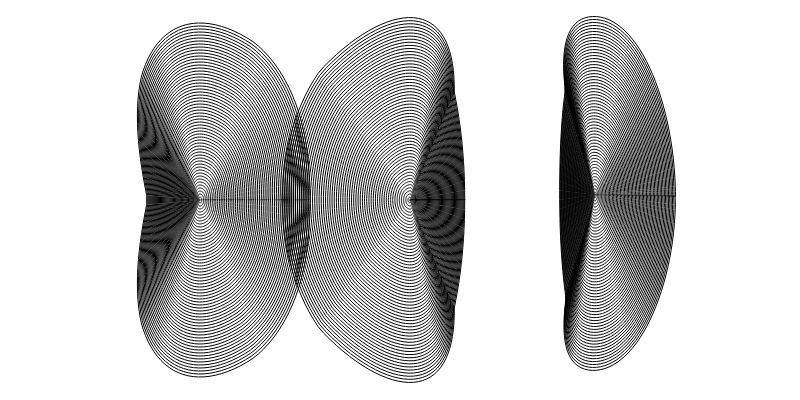
Frame 1 (no input)
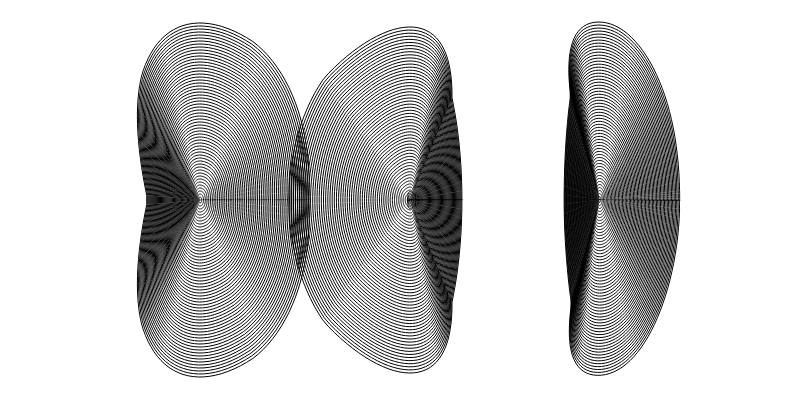
Frame 60 (no input)
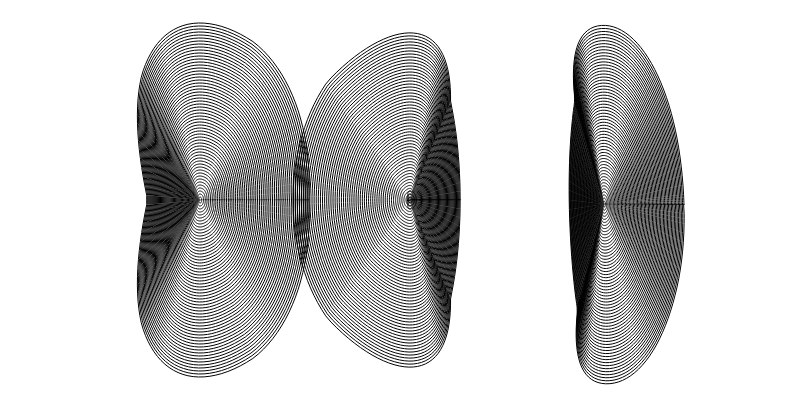
Frame 120 (the mouse pressed at the canvas centre since frame 60)

The p5.js sketch that drew these frames (run headless with seeded random() and noise() and a simulated clock; from frame 60 on, the mouse is pressed at the canvas centre):

// p5.js sketch
// ── sketch.js
let resolution = 0.001;
let scale = 20;
let t = 0;

function setup() {
  createCanvas(800, 400);
}

function draw() {
  background(255);
  for (let i = 0; i<60; i++){
    var radius = i*3
    //for changing radius
    //var radius = i*3 + sin(i*0.1) * 10;
    var centerx = 200;
    var centery = 200;
    stroke(0,0,0);
    noFill();
    beginShape();
    for (let j = 0; j<120; j++){
      var angle = j/119 * PI * 2;
      var distFromPi = PI- angle;
      if (distFromPi < -PI) distFromPi += TWO_PI;
      if (distFromPi > PI) distFromPi -= TWO_PI;
      var pct_2 = map(abs(distFromPi),PI/4, PI,0,1,true);
      var pct = map(abs(distFromPi),0,0.65*PI,0.8,0,true);
    //pct = pow(pct,1,5);u
    //pct *= (sin(i*0.5) * 0.5 + 0.5);
    var x = centerx + (0.7- 0.55 *pct - 0.12*pct_2 + 0.12*i/200) * radius * cos(angle);
    var y = centery + radius * sin(angle);
    vertex(x, y);
  }
  endShape(CLOSE);
  }
  
  for (let i = 0; i<60; i++){
    var radius2 = i*3+ sin(i*0.01-millis()/1000)*10;
    //for changing radius
    //var radius = i*3 + sin(i*0.1) * 10;
    var centerx2 = 200;
    var centery2 = 200;
    stroke(0,0,0);
    noFill();
    beginShape();
    for (let j = 0; j<120; j++){
      var angle2 = j/119 * PI * 2;
      var distFromPi2 = PI- angle2;
      if (distFromPi2 < -PI) distFromPi2 += TWO_PI;
      if (distFromPi2 > PI) distFromPi2 -= TWO_PI;
      var pct2 = map(abs(distFromPi2),PI/4, 0.8*PI,0,1,true);
    //pct = pow(pct,1,5);u
    //pct *= (sin(i*0.5) * 0.5 + 0.5);
    var x2 = centerx2 + (0.7- 0.4 *pct2) * radius2 * cos(angle2) + 210;
    var y2 = centery2 + radius2 * sin(angle2);
    vertex(x2, y2);
  }
  endShape(CLOSE);
  }
  
  for (let i = 0; i<60; i++){
    var radius3 = i*3;
    //for changing radius
    //var radius = i*3 + sin(i*0.1) * 10;
    var centerx3 = 200;
    var centery3 = 200;
    stroke(0,0,0);
    noFill();
    beginShape();
    for (let j = 0; j<120; j++){
      var angle3 = j/119 * PI * 2;
      var distFromPi3 = PI- angle3;
      if (distFromPi3 < -PI) distFromPi3 += TWO_PI;
      if (distFromPi3 > PI) distFromPi3 -= TWO_PI;
      var pct3 = map(abs(distFromPi3), PI/2, 0.6*PI,0,1,true);
      var pct4 =  map(abs(distFromPi3),PI/5,PI/2,1,0.5,true);
    //pct = pow(pct,1,5);u
    //pct *= (sin(i*0.5) * 0.5 + 0.5);
      var x3 = centerx3 + (0.7- 0.5 *pct4) * radius3 * cos(angle3) + 400;
      var y3 = centery3 + radius3 * sin(angle3);
      var n = map(noise(x3 * resolution+t, y3 * resolution+t), 0, 1, -scale, scale);
      curveVertex(x3+n, y3+n);
    }
  endShape(CLOSE);
  t += 0.0005;
  }
}
